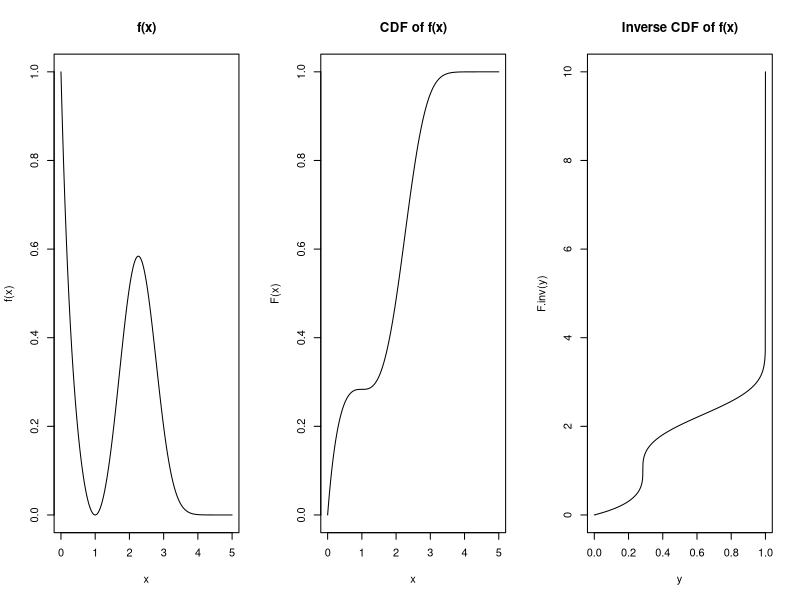
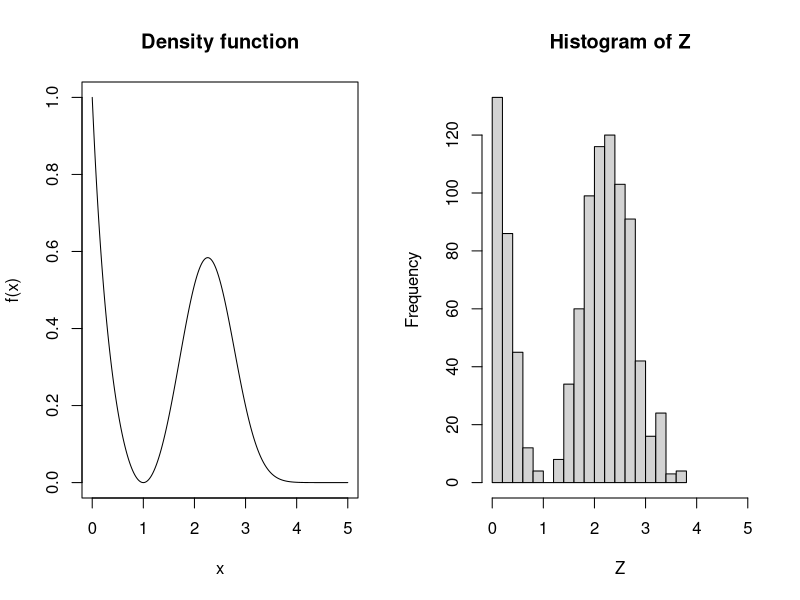

Write R code to recreate these figures, in order.
# Description: 
#   This script shows sampler for univariate random variate using its CDF
#
# Details:
#   Goal: sample from   f = ((x-1)^2) * exp(-(x^3/3-2*x^2/2+x))
#   f(x)     = density function, 
#   F(x)     = cdf of f(x), and 
#   F.inv(y) = inverse cdf of f(x).
# 
# License: GNU v3
#
# Date: October 19, 2016
#
# Authors:
#    Rcode was written by Jiali Lin.
#    Depts. of Statistics, Virginia Tech,
#    Hutcheson Hall, 403K, Blacksburg, VA 24061 
#
# Source:
#    http://stackoverflow.com/questions/20508400/generating-random-sample-from-the-quantiles-of-unknown-density-in-r

rm(list = ls())

f <- function(x) {((x - 1)^2) * exp(-(x^3 / 3 - 2 * x^2 / 2 + x))}
F <- function(x) {integrate(f, 0, x)$value}
F <- Vectorize(F)

F.inv <- function(y){uniroot(function(x){F(x) - y}, interval = c(0, 10))$root}
F.inv <- Vectorize(F.inv)

x <- seq(0, 5, length.out = 1000)
y <- seq(0, 1, length.out = 1000)

par(mfrow=c(1, 3))
plot(x, f(x), type = "l", main = "f(x)")
plot(x, F(x), type = "l", main = "CDF of f(x)")
plot(y, F.inv(y), type = "l", main = "Inverse CDF of f(x)")

# generate a random sample 
X <- runif(1000, 0, 1)  
Z <- F.inv(X)

par(mfrow=c(1,2))
plot(x,f(x),type="l",main="Density function")
hist(Z, breaks=20, xlim=c(0,5))
